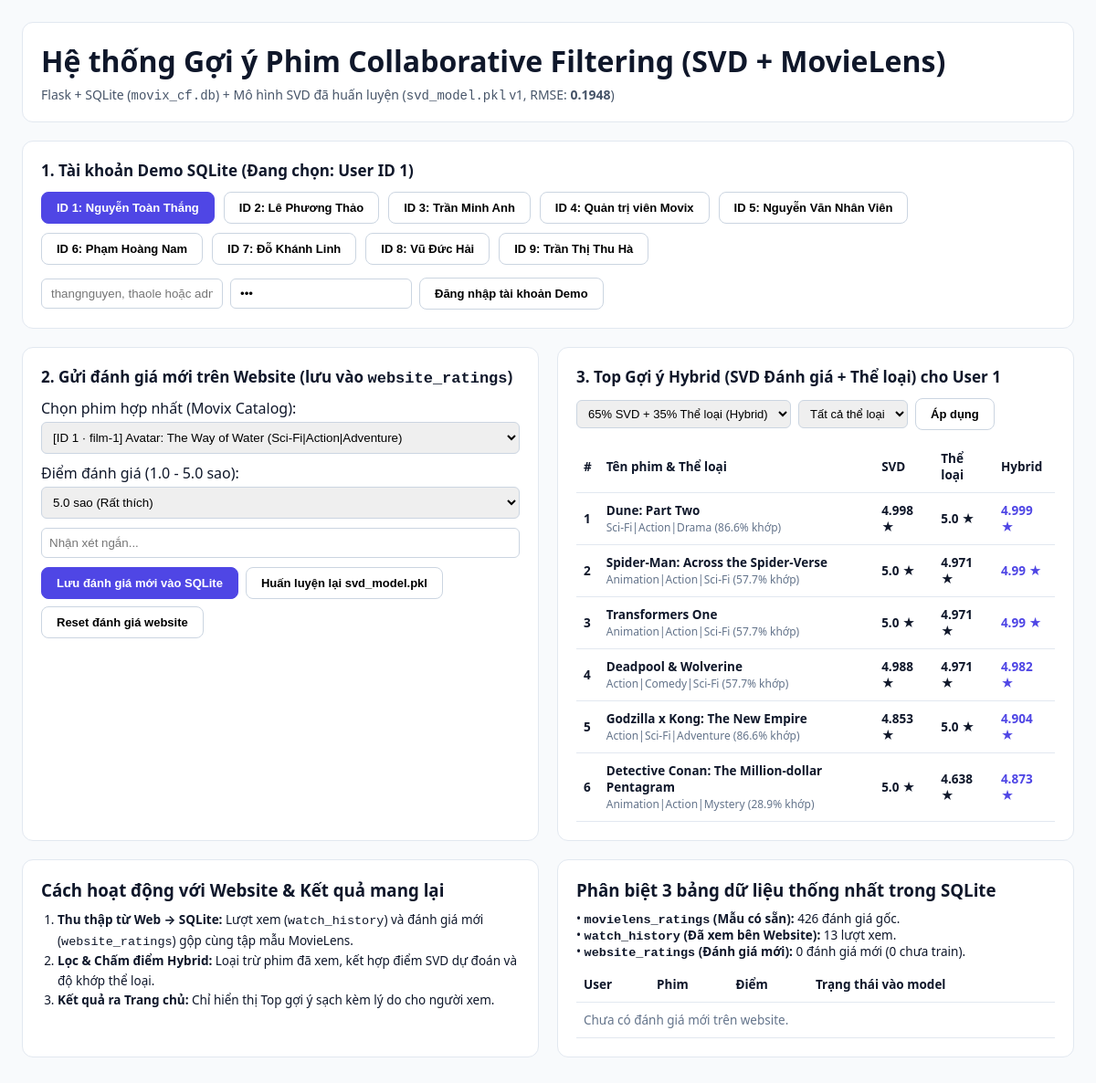
The page / on the database its author committed.
### tables this page shows
CREATE TABLE model_metadata (
            id INTEGER PRIMARY KEY CHECK (id = 1),
            trained_at TEXT NOT NULL,
            movielens_count INTEGER NOT NULL,
            website_count INTEGER NOT NULL,
            total_ratings INTEGER NOT NULL,
            n_factors INTEGER NOT NULL,
            epochs INTEGER NOT NULL,
            rmse REAL NOT NULL,
            model_version INTEGER NOT NULL
        );

CREATE TABLE users (
            id INTEGER PRIMARY KEY AUTOINCREMENT,
            web_user_id TEXT UNIQUE,
            username TEXT UNIQUE NOT NULL,
            password TEXT NOT NULL DEFAULT '123',
            full_name TEXT NOT NULL,
            email TEXT NOT NULL,
            persona TEXT NOT NULL DEFAULT 'Khán giả Movix',
            role TEXT NOT NULL DEFAULT 'customer'
        );

CREATE TABLE movies (
            id INTEGER PRIMARY KEY AUTOINCREMENT,
            web_film_id TEXT UNIQUE,
            title TEXT NOT NULL,
            genres TEXT NOT NULL,
            year INTEGER NOT NULL DEFAULT 2026,
            movielens_ref TEXT NOT NULL DEFAULT 'Movix Catalog',
            description TEXT NOT NULL DEFAULT ''
        );

### app.py (the view)
@app.route("/", methods=["GET"])
def index():
    active_user_id = session.get("user_id", 1)
    alpha = float(request.args.get("alpha", session.get("alpha", 0.65)))
    genre = request.args.get("genre", session.get("genre", "ALL"))
    session["alpha"] = alpha
    session["genre"] = genre
    state = get_dashboard_state(active_user_id, alpha=alpha, genre_filter=genre)
    message = request.args.get("msg", "")
    error = request.args.get("err", "")
    return render_template("index.html", state=state, message=message, error=error)

### svd_engine.py (called while the page is built, shortened)
def get_conn():
    conn = sqlite3.connect(DB_PATH)
    conn.row_factory = sqlite3.Row
    return conn

def _needs_unified_migration(cur):
    tables = {r[0] for r in cur.execute("SELECT name FROM sqlite_master WHERE type='table'").fetchall()}
    if "movies" not in tables or "watch_history" not in tables or "recommendation_settings" not in tables:
        return True
    movie_cols = {r[1] for r in cur.execute("PRAGMA table_info(movies)").fetchall()}
    user_cols = {r[1] for r in cur.execute("PRAGMA table_info(users)").fetchall()}
    if "web_film_id" not in movie_cols or "web_user_id" not in user_cols:
        return True
    has_film18 = cur.execute("SELECT 1 FROM movies WHERE web_film_id = 'film-18'").fetchone()
    has_usr6 = cur.execute("SELECT 1 FROM users WHERE web_user_id = 'usr-6'").fetchone()
    if not has_film18 or not has_usr6:
        return True
    return False

def dot(a, b):
    return sum(x * y for x, y in zip(a, b))

def load_model():
    if not os.path.exists(MODEL_PATH):
        init_db(False)
    with open(MODEL_PATH, "rb") as f:
        model = pickle.load(f)
    if "user_genre_profiles" not in model:
        train_and_save_model()
        with open(MODEL_PATH, "rb") as f:
            model = pickle.load(f)
    return model

def get_settings(cur=None):
    own_conn = False
    if cur is None:
        init_db(False)
        conn = get_conn()
        cur = conn.cursor()
        own_conn = True
    row = cur.execute("SELECT * FROM recommendation_settings WHERE id = 1").fetchone()
    if own_conn:
        conn.close()
    d = dict(row)
    d["home_enabled"] = bool(d["home_enabled"])
    return d

### templates/index.html (shortened to what this page needs)
<!DOCTYPE html>
<html lang="vi">
<head>
</head>
<body>
  <div class="wrap">
    <div class="card">
      <h1 style="margin:0 0 6px;">Hệ thống Gợi ý Phim Collaborative Filtering (SVD + MovieLens)</h1>
      <p style="margin:0;color:#475569;font-size:14px;">
        Flask + SQLite (<code>movix_cf.db</code>) + Mô hình SVD đã huấn luyện (<code>svd_model.pkl</code> v{{ state.model_info.model_version }}, RMSE: <span class="num">{{ state.model_info.rmse }}</span>)
      </p>
    </div>
    <div class="card">
      <h2 style="margin:0 0 12px;font-size:17px;">1. Tài khoản Demo SQLite (Đang chọn: User ID {{ state.active_user_id }})</h2>
      <div style="display:flex;gap:10px;flex-wrap:wrap;margin-bottom:14px;">
        {% for u in state.users %}
          <form method="POST" action="/switch-user/{{ u.id }}" style="display:inline;">
            <button type="submit" class="btn {% if u.id == state.active_user_id %}btn-primary{% endif %}">
              ID {{ u.id }}: {{ u.full_name }}
            </button>
          </form>
        {% endfor %}
      </div>
      <form method="POST" action="/login" style="display:flex;gap:8px;flex-wrap:wrap;align-items:center;">
        <input name="username" placeholder="thangnguyen, thaole hoặc admin" style="padding:8px 10px;border:1px solid #cbd5e1;border-radius:6px;" required />
        <input name="password" type="password" value="123" placeholder="Mật khẩu (123)" style="padding:8px 10px;border:1px solid #cbd5e1;border-radius:6px;" required />
        <button class="btn" type="submit">Đăng nhập tài khoản Demo</button>
      </form>
    </div>
    <div class="grid-2">
      <div class="card">
        <h2 style="margin:0 0 12px;font-size:17px;">2. Gửi đánh giá mới trên Website (lưu vào <code>website_ratings</code>)</h2>
        <form method="POST" action="/rate" style="display:flex;flex-direction:column;gap:10px;">
          <label>Chọn phim hợp nhất (Movix Catalog):
            <select name="movie_id" style="width:100%;padding:8px;border:1px solid #cbd5e1;border-radius:6px;margin-top:4px;">
              {% for m in state.movies %}
                <option value="{{ m.id }}">[ID {{ m.id }} · {{ m.web_film_id }}] {{ m.title }} ({{ m.genres }})</option>
              {% endfor %}
            </select>
          </label>
          <label>Điểm đánh giá (1.0 - 5.0 sao):
            <select name="rating" style="width:100%;padding:8px;border:1px solid #cbd5e1;border-radius:6px;margin-top:4px;">
              <option value="5.0">5.0 sao (Rất thích)</option>
            </select>
          </label>
          <input name="comment" placeholder="Nhận xét ngắn..." style="padding:8px;border:1px solid #cbd5e1;border-radius:6px;" />
          <div style="display:flex;gap:8px;flex-wrap:wrap;">
            <button class="btn btn-primary" type="submit">Lưu đánh giá mới vào SQLite</button>
            <button class="btn" type="submit" formaction="/retrain">Huấn luyện lại svd_model.pkl</button>
            <button class="btn" type="submit" formaction="/reset">Reset đánh giá website</button>
          </div>
        </form>
      </div>
      <div class="card">
        <h2 style="margin:0 0 12px;font-size:17px;">3. Top Gợi ý Hybrid (SVD Đánh giá + Thể loại) cho User {{ state.active_user_id }}</h2>
        <form method="GET" action="/" style="display:flex;gap:8px;flex-wrap:wrap;margin-bottom:12px;align-items:center;">
          <select name="alpha" style="padding:6px 8px;border:1px solid #cbd5e1;border-radius:6px;font-size:13px;">
            <option value="0.65" {% if state.alpha == 0.65 %}selected{% endif %}>65% SVD + 35% Thể loại (Hybrid)</option>
          </select>
          <select name="genre" style="padding:6px 8px;border:1px solid #cbd5e1;border-radius:6px;font-size:13px;">
            <option value="ALL">Tất cả thể loại</option>
          </select>
          <button class="btn" type="submit">Áp dụng</button>
        </form>
        <table>
          <thead><tr><th>#</th><th>Tên phim &amp; Thể loại</th><th>SVD</th><th>Thể loại</th><th>Hybrid</th></tr></thead>
          <tbody>
            {% for r in state.recommendations %}
              <tr>
                <td class="num">{{ loop.index }}</td>
                <td>
                  <strong>{{ r.title }}</strong><br />
                  <span style="color:#64748b;font-size:12px;">{{ r.genres }} ({{ r.genre_match_pct }}% khớp)</span>
                </td>
                <td class="num">{{ r.svd_score }} ★</td>
                <td class="num">{{ r.genre_score }} ★</td>
                <td class="num" style="color:#4f46e5;">{{ r.predicted_rating }} ★</td>
              </tr>
            {% endfor %}
          </tbody>
        </table>
      </div>
    </div>
    <div class="grid-2">
      <div class="card">
        <h3 style="margin:0 0 10px;">Cách hoạt động với Website &amp; Kết quả mang lại</h3>
        <ol style="font-size:13.5px;margin:0;padding-left:18px;line-height:1.6;">
          <li><strong>Thu thập từ Web → SQLite:</strong> Lượt xem (<code>watch_history</code>) và đánh giá mới (<code>website_ratings</code>) gộp cùng tập mẫu MovieLens.</li>
          <li><strong>Lọc &amp; Chấm điểm Hybrid:</strong> Loại trừ phim đã xem, kết hợp điểm SVD dự đoán và độ khớp thể loại.</li>
          <li><strong>Kết quả ra Trang chủ:</strong> Chỉ hiển thị Top {{ state.settings.top_k if state.settings else 4 }} gợi ý sạch kèm lý do cho người xem.</li>
        </ol>
      </div>
      <div class="card">
        <h3 style="margin:0 0 10px;">Phân biệt 3 bảng dữ liệu thống nhất trong SQLite</h3>
        <p style="font-size:13.5px;margin:0 0 8px;">
          • <strong><code>movielens_ratings</code> (Mẫu có sẵn):</strong> {{ state.movielens_ratings|length }} đánh giá gốc.<br />
          • <strong><code>watch_history</code> (Đã xem bên Website):</strong> {{ state.watch_history|length }} lượt xem.<br />
          • <strong><code>website_ratings</code> (Đánh giá mới):</strong> {{ state.website_ratings|length }} đánh giá mới ({{ state.pending_retrain_count }} chưa train).
        </p>
        <table>
          <thead><tr><th>User</th><th>Phim</th><th>Điểm</th><th>Trạng thái vào model</th></tr></thead>
          <tbody>
            {% for w in state.website_ratings %}
              <tr>
                <td>User {{ w.user_id }}</td>
                <td>{{ w.movie_title }}</td>
                <td class="num">{{ w.rating }} ★</td>
                <td>{{ "Đã cập nhật vào svd_model.pkl" if w.included_in_model else "Chờ huấn luyện lại" }}</td>
              </tr>
            {% else %}
              <tr><td colspan="4" style="color:#64748b;">Chưa có đánh giá mới trên website.</td></tr>
            {% endfor %}
          </tbody>
        </table>
      </div>
    </div>
  </div>
</body>
</html>

### templates/index.html (style rules this page uses)
body { font-family: system-ui, -apple-system, sans-serif; background: #f8fafc; color: #0f172a; margin: 0; padding: 24px; }
.wrap { max-width: 1180px; margin: 0 auto; }
.card { background: #fff; border: 1px solid #e2e8f0; border-radius: 12px; padding: 20px; margin-bottom: 20px; }
.grid-2 { display: grid; grid-template-columns: 1fr 1fr; gap: 20px; }
.btn { padding: 9px 16px; border-radius: 8px; border: 1px solid #cbd5e1; background: #fff; font-weight: 600; cursor: pointer; font-size: 13px; }
.btn-primary { background: #4f46e5; color: #fff; border-color: #4f46e5; }
table { width: 100%; border-collapse: collapse; font-size: 13.5px; }
th, td { text-align: left; padding: 10px 8px; border-bottom: 1px solid #e2e8f0; }
.num { font-variant-numeric: tabular-nums; font-weight: 700; }

### rows shown on the page
model_metadata: model_info.model_version "1", model_info.rmse "0.1948"
users: id "1", full_name "Nguyễn Toàn Thắng"
users: id "2", full_name "Lê Phương Thảo"
users: id "3", full_name "Trần Minh Anh"
users: id "4", full_name "Quản trị viên Movix"
users: id "5", full_name "Nguyễn Văn Nhân Viên"
users: id "6", full_name "Phạm Hoàng Nam"
users: id "7", full_name "Đỗ Khánh Linh"
users: id "8", full_name "Vũ Đức Hải"
users: id "9", full_name "Trần Thị Thu Hà"
movies: title "Dune: Part Two", genres "Sci-Fi|Action|Drama", genre_match_pct "86.6", svd_score "4.998", genre_score "5.0", predicted_rating "4.999"
movies: title "Spider-Man: Across the Spider-Verse", genres "Animation|Action|Sci-Fi", genre_match_pct "57.7", svd_score "5.0", genre_score "4.971", predicted_rating "4.99"
movies: title "Transformers One", genres "Animation|Action|Sci-Fi", genre_match_pct "57.7", svd_score "5.0", genre_score "4.971", predicted_rating "4.99"
movies: title "Deadpool & Wolverine", genres "Action|Comedy|Sci-Fi", genre_match_pct "57.7", svd_score "4.988", genre_score "4.971", predicted_rating "4.982"
movies: title "Godzilla x Kong: The New Empire", genres "Action|Sci-Fi|Adventure", genre_match_pct "86.6", svd_score "4.853", genre_score "5.0", predicted_rating "4.904"
movies: title "Detective Conan: The Million-dollar Pentagram", genres "Animation|Action|Mystery", genre_match_pct "28.9", svd_score "5.0", genre_score "4.638", predicted_rating "4.873"

### other values the page prints
{{ state.active_user_id }} "1"
{{ state.movielens_ratings|length }} "426"
{{ state.watch_history|length }} "13"
{{ state.website_ratings|length }} "0"
{{ state.pending_retrain_count }} "0"
